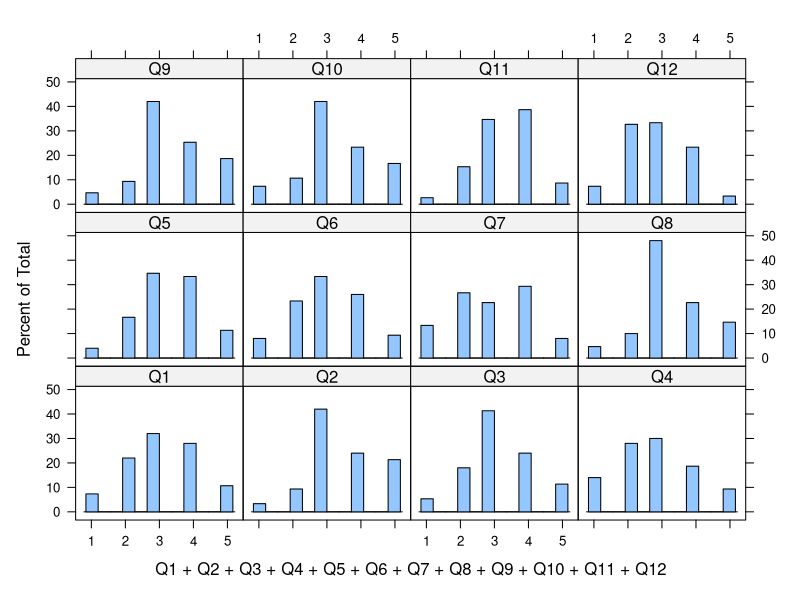
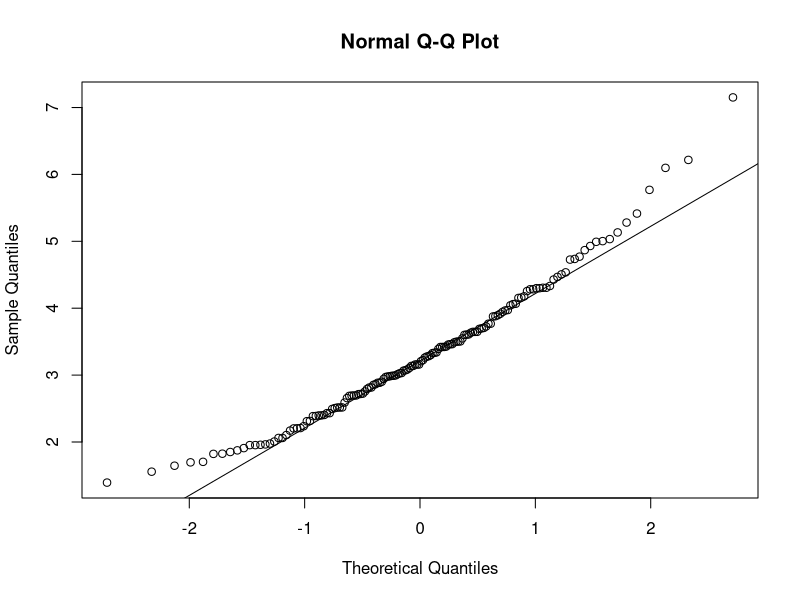
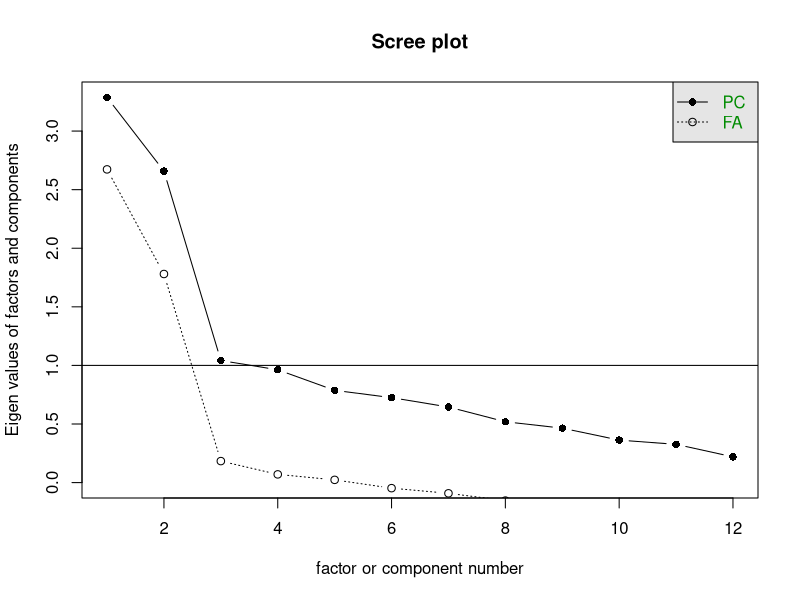
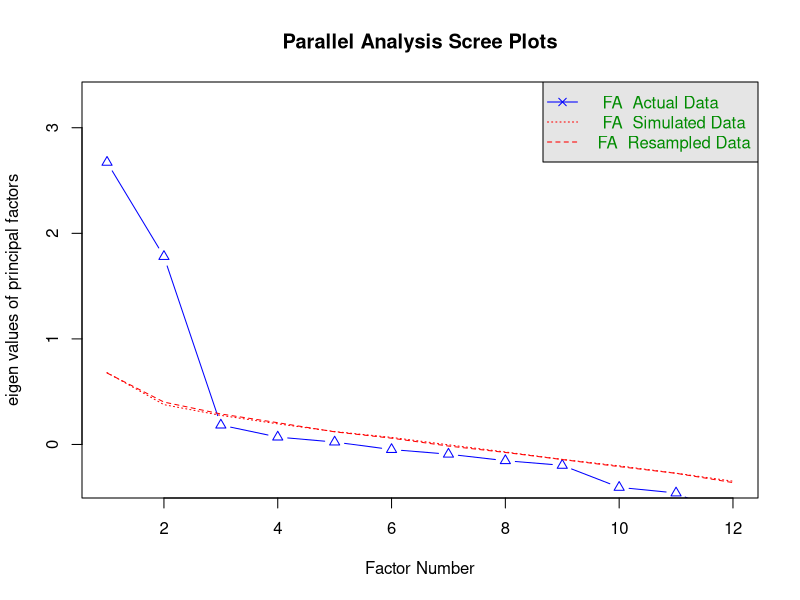
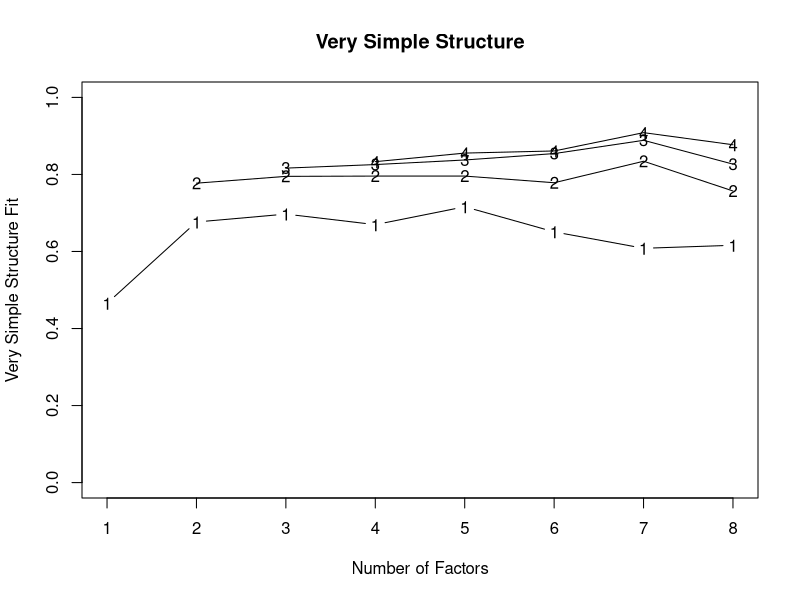

Here is the R script that generated these plots, in order:
# =================================
# Exploratory factor analysis (EFA)
# Author: Wan Nor Arifin
# Updated: 2018-12-11
# =================================

# Preliminaries

## Load libraries
library(foreign)  # for importing SPSS data
library(psych)  # for psychometrics
library(lattice)  # easy to plot multivariate plots

## Load data set
data = read.spss("Attitude_Statistics v3.sav", use.value.labels = F, to.data.frame = T)
str(data)
data = data[-1]  # exclude ID, we are not going to use the variable
dim(data)  # 12 variables
names(data)  # list variable names
head(data)  # the first 6 observations

# Exploratory factor analysis

## Preliminary steps

# **Descriptive statistics**
describe(data)
response.frequencies(data)
print(response.frequencies(data), digit = 2)

# **Normality of data**

# _Univariate normality_

# 1. Histograms
cat(names(data), sep = " + ")
histogram(~ Q1 + Q2 + Q3 + Q4 + Q5 + Q6 + Q7 + Q8 + Q9 + Q10 + Q11 + Q12,
          data = data)
# graphically looks normal

# 2. Shapiro Wilk's test
mapply(shapiro.test, data)  # all p.value < 0.05, not normal

# _Multivariate (MV) normality_
mardia(data)  # at start and end, away from the line, not MV normal
# kurtosis =  10.8, p < 0.05, not MV normal.

## Step 1

# **Check suitability of data for analysis**

# 1. Kaiser-Meyer-Olkin (KMO) Measure of Sampling Adequacy (MSA)
KMO(data)  # Overall MSA = 0.76, middling

# 2. Bartlet's test of sphericity
cortest.bartlett(data)  # p < 0.05, items are correlated

# **Determine the number of factors**

# 1. Kaiser's eigenvalue > 1 rule.
# 2. Cattell's scree test.
scree = scree(data)  # look at --o-- FA
print(scree)  # Eigen values of factors > 1 = 2, then number of factor = 2

# 3. Parallel analysis.
parallel = fa.parallel(data, fm = "pa", fa = "fa")  # 2 dots above dashed line
# means factor = 2
print(parallel)  # Parallel analysis suggests that the number of factors =  2

# 4. Very simple structure (VSS) criterion.
# 5. Velicer's minimum average partial (MAP) criterion.
vss(data)  # VSS complexity 1 = 3/5 factors, mininum MAP = 2 factors

## Step 2

# **Run EFA**

# 1. fixing the number of factors as decided from previous step. Two factors are reasonable.
# 2. choosing an appropriate extraction method. We use PAF, `fm = "pa"`.
# 3. choosing an appropriate oblique rotation method. We use oblimin, `rotate = "oblimin"`.
fa = fa(data, nfactors = 2, fm = "pa", rotate = "oblimin")
print(fa, cut = .3, digits = 3)  # cut = .3 to view only FLs > 0.3
print(fa, digits = 3)  # to view FLs < .3

# **Results**

# 1. Factor loadings (FL).
# Low FLs? Q1 < .3, Q12 < .4, Q2 & Q3 < .5
# Cross-loadings? Q3 & Q12, indicated by relatively high FLs across factors
# and high complexity, close to 2

# 2. Communalities.
# Low communalities (h2)? Q1 < Q12 < Q2 < .25 (.004 / .177 / .207 respectively)

# 3. Factor correlations.
# PA1 <-> PA2 = .087 < .85

## Step 3

# **Repeat**

# Remove Q1? Low communality, low FL:
fa1 = fa(subset(data, select = -Q1), nfactors = 2, fm = "pa", rotate = "oblimin")
print(fa1, cut = .3, digits = 3)

# Remove Q12? Low communality, (relatively) low FL, high complexity (cross loading)
fa2 = fa(subset(data, select = -c(Q1, Q12)), nfactors = 2, fm = "pa", 
         rotate = "oblimin")
print(fa2, cut = .3, digits = 3)

# Remove Q3? Low communality, (relatively) low FL, high complexity (cross loading)
fa3 = fa(subset(data, select = -c(Q1, Q12, Q3)), nfactors = 2, fm = "pa", 
         rotate = "oblimin")
print(fa3, cut = .3, digits = 3)

# Remove Q2? Low communality, (relatively) low FL
fa4 = fa(subset(data, select = -c(Q1, Q12, Q3, Q2)), nfactors = 2, fm = "pa", 
         rotate = "oblimin")
print(fa4, cut = .3, digits = 3)

# **Stop**

## Summary

# > PA1: Q4, Q5, Q6, Q7, Q11
# > PA2: Q8, Q9, Q10

# Name the factor.
# > PA1 -- Affinity
# > PA2 -- Importance
